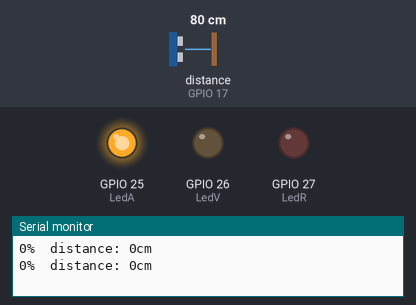
Simulated run of this sketch. Board: ESP32. Shown: output pins drawn as LEDs (lit = HIGH), the last lines printed to the serial monitor. Inputs (shaded band) come from the test bench; at power-on: distance to the obstacle (sensor on GPIO 17) 80 cm. The echo pulse lasts 58.3 µs per cm.

Above: at 1.3 s.
1.4 s: distance to the obstacle (sensor on GPIO 17) set to 55 cm
2.9 s: distance to the obstacle (sensor on GPIO 17) set to 46 cm
At 4.1 s:
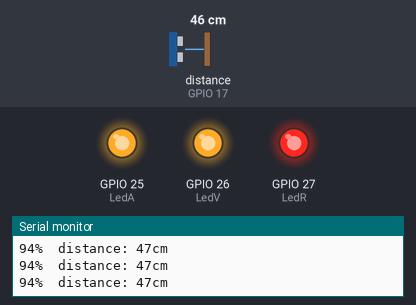
4.5 s: distance to the obstacle (sensor on GPIO 17) set to 32 cm
6.0 s: distance to the obstacle (sensor on GPIO 17) set to 26 cm
At 6.4 s:
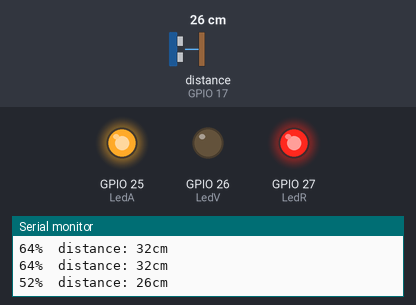
7.5 s: distance to the obstacle (sensor on GPIO 17) set to 23 cm
At 8.0 s:
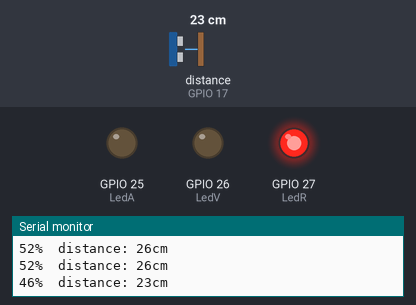
9.0 s: distance to the obstacle (sensor on GPIO 17) set to 2 cm
At 9.5 s:
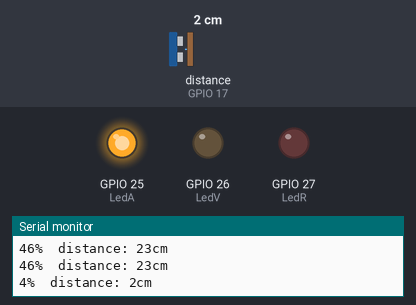
Timing chart, 0 to 11.5 s (numbered marks = the images above; inputs shaded):
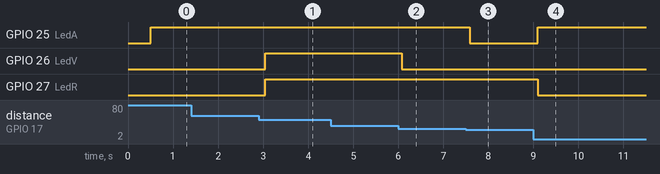

Measured:
- the behaviour switches between 51 and 50 cm on distance to the obstacle (sensor on GPIO 17) (found by bisection; images 0 and 1)
- the behaviour switches between 30 and 29 cm on distance to the obstacle (sensor on GPIO 17) (found by bisection; images 1 and 2)
- the behaviour switches between 25 and 24 cm on distance to the obstacle (sensor on GPIO 17) (found by bisection; images 2 and 3)
- after the input at 2.9 s, GPIO 26 (LedV), GPIO 27 (LedR): LOW → HIGH after 0.14 s
- after the input at 6.0 s, GPIO 26 (LedV): HIGH → LOW after 0.08 s
- after the input at 7.5 s, GPIO 25 (LedA): HIGH → LOW after 0.09 s
- after the input at 9.0 s, GPIO 25 (LedA): LOW → HIGH after 0.10 s; GPIO 27 (LedR): HIGH → LOW after 0.10 s

The sketch:

Ultrasonido_-_RGB.ino
```cpp
// ---------------------------------------------------------------------------
// Example NewPing library sketch that does a ping about 20 times per second.
// ---------------------------------------------------------------------------

#include <NewPing.h>

#define TRIGGER_PIN  16//15//8 //15//D8  // Arduino pin tied to trigger pin on the ultrasonic sensor.
#define ECHO_PIN     17//13//7 //13 //D7  // Arduino pin tied to echo pin on the ultrasonic sensor.
#define MAX_DISTANCE 50 // Maximum distance we want to ping for (in centimeters). Maximum sensor distance is rated at 400-500cm.


int LedR = 27;//0;  // pin Rojo del led RGB
int LedA = 25;//5;  // pin Verde del led RGB
int LedV = 26;//4;   // pin Azul del led RGB
int distance;
byte y;
volatile int x = 0;


NewPing sonar(TRIGGER_PIN, ECHO_PIN, MAX_DISTANCE); // NewPing setup of pins and maximum distance.

void setup() {
  Serial.begin(9600); // Open serial monitor at 9600 baud to see ping results.
  pinMode(LedR, OUTPUT);    // pone el pinLedR como output
  pinMode(LedV, OUTPUT);    // pone el pinLedV como output
  pinMode(LedA, OUTPUT);    // pone el pinLedA como output
}


void loop() {

  delay(500);                     // Wait 50ms between pings (about 20 pings/sec). 29ms should be the shortest delay between pings.0  Serial.print("Porcentaje: ");

  y=sonar.ping_cm()*100/50;

  Serial.print(y); // Send ping, get distance in cm and print result (0 = outside set distance range)
  Serial.print("%");

  distance= sonar.ping_cm();
  Serial.print("  ");
  Serial.print("distance:");
  Serial.print(" ");
  Serial.print(distance);
  Serial.println("cm");
  if(distance<=3){
     digitalWrite(LedV, LOW);
     digitalWrite(LedR, LOW);
     digitalWrite(LedA, HIGH);
     // azul
  }
  else if(distance >=25){
     digitalWrite(LedR, HIGH);
     digitalWrite(LedV, HIGH);
     digitalWrite(LedA, HIGH);
     //   magenta
    }
  distance= map (distance,3,25,1,6);

  switch (distance){
    case 1:
     digitalWrite(LedV, LOW);
     digitalWrite(LedR, LOW);
     digitalWrite(LedA, HIGH);
     // Azul
      break;

    case 2:
      digitalWrite(LedV, HIGH);
      digitalWrite(LedR, LOW);
      digitalWrite(LedA, HIGH);
      // aqua
      break;

    case 3:
     digitalWrite(LedV, HIGH);
     digitalWrite(LedR, LOW);
     digitalWrite(LedA, LOW);
     // verde
      break;

    case 4:
      digitalWrite(LedV, HIGH);
      digitalWrite(LedR, HIGH);
      digitalWrite(LedA, LOW);
      // amarillo
      break;
    case 5:
      digitalWrite(LedV, LOW);
      digitalWrite(LedA, LOW);
      digitalWrite(LedR, HIGH);
      // ROJO
      break;
    case 6:
      digitalWrite(LedR, HIGH);
      digitalWrite(LedV, LOW);
      digitalWrite(LedA, HIGH);
     //   magenta
     }

 }
```
